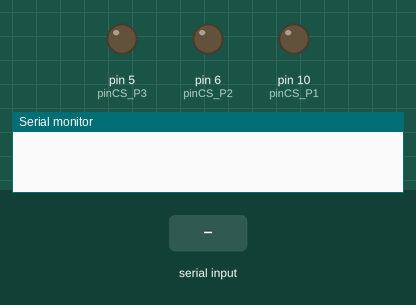
Bench run of a sketch on a simulated Arduino Nano, built with avr-gcc and run on an emulated ATmega328P. Shown: output pins drawn as LEDs (lit = HIGH), the last lines printed to the serial monitor. The test bench sets the inputs (shaded band).

Above: at 0.0 s.
At 1.4 s:
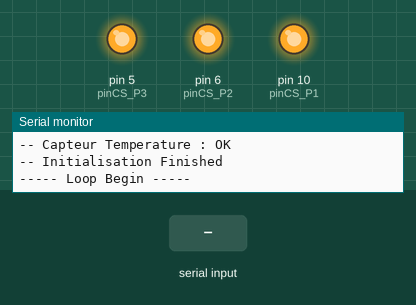
1.5 s: "m" received over the second serial link
4.7 s: "e" received over the second serial link
6.8 s: "A" received over the second serial link
Timing chart, 0 to 9.8 s (numbered marks = the images above; inputs shaded):
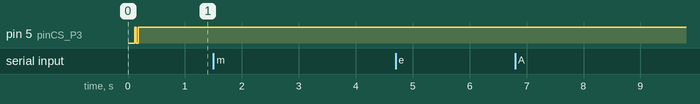

The sketch:

Nano-capteur_Arduino_v6.ino
```cpp
/*
==============================================
============ Projet Nano-Capteur =============
==============================================
Authors: Yoann LAI KOUN SING, Artur NERSISYAN, Lucas BOURDARIE
Last update: 09/01/2026

Commentaire :
  Ce programme mesure deux tensions : une au niveau du capteur de gaz et une au niveau du capteur de température.
  Il convertit ces tensions en valeur de résistance pour le capteur de gaz, et de températue pour le capteur de température.
  Il transmet via bluetooth ces informations à une application codée sur MIT App Inventor
  Il reçoit via bluetooth des consignes pour ajuster son gain.
*/


//====================================================
//==================== Libraries =====================
//====================================================

#include <SPI.h>             // Library for SPI to control Digital Potentiometer
#include <SoftwareSerial.h>  // Library for HC-05 bluetooth module
#include <stdlib.h>
#include <time.h>
#include <string.h>
#include <stddef.h>


//====================================================
//==================== Declaration ===================
//====================================================

// _____ Capteur _____
#define pinCapteur A0
int Rin_Capteur = 0;                //Résistance nominale du capteur caractérisé en sortie d'usine.
float Resistance_CapteurGaz = 0.0;  //Mesure de la résistance du capteur.

// _____ Temperature _____
#define pinTemp A1
float Temperature = 0.0;  // [K]
const int R5 = 220;       // [ohm]   --CONSTANTE À INITIALISER--
int Rtemp = 0.0;          // Résistance du capteur de température.  --Calculé--
const float Vcc_Temp = 5.0;
const float rho_300K = 27 * (0.00000001);                          // résistivité nominale à 300K.
const float R_300K = 100.0;                                              // ohm résistance nominale à 300K.  --CONSTANTE À INITIALISER--
const float alpha_T = (600.0 - 200.0) / ((62.0 - 15.0) * (0.00000001));  // [K.ohm-1.m-1] Calcul de la pente pour conversion rho->T entre 200K et 600K.
const float beta_T = 500.0 - (alpha_T * 50.0 * (0.00000001));            // [K] Calcul de l'ordonnée à l'origine pour conversion rho->T entre 200K et 600K.

// _____ Digital Potentiometer _____
#define pinPot_SCK 13
#define pinPot_SDI 11
const byte pinCS_P1 = 10;  // | pin de commande des potentiomètres digitaux P1, P2, P3.
const byte pinCS_P2 = 6;   // |
const byte pinCS_P3 = 5;   // |
const byte Tab_pinCS[3] = { pinCS_P1, pinCS_P2, pinCS_P3 };

const byte address_P1 = 0x11;  // | Adresse numérique par défaut du potentiomètre.
const byte address_P2 = 0x11;  // |
const byte address_P3 = 0x11;  // |

const float rAB_P1 = 48600.0;  // [K] Résistance maximale du potentimètre digital P1.
const float rAB_P2 = 46200.0;  // [K] Résistance maximale du potentimètre digital P2.
const float rAB_P3 = 47000.0;  // [K] Résistance maximale du potentimètre digital P3.

const float rWiper_P1 = 124.0;  // [K] Résistance de offset du potentimètre digital P1.
const float rWiper_P2 = 309.0;  // [K] Résistance de offset du potentimètre digital P2.
const float rWiper_P3 = 125.0;  // [K] Résistance de offset du potentimètre digital P3.

const int maxPositions = 255;

const byte addressShutdown_P1 = 0x21;
const byte addressShutdown_P2 = 0x21;
const byte addressShutdown_P3 = 0x21;

volatile float R_P1 = 0.0;  // [K] Résisitance effective du potentiomètre P1.  --Calculée--
volatile float R_P2 = 0.0;  // [K] Résisitance effective du potentiomètre P2.  --Calculée--
volatile float R_P3 = 0.0;  // [K] Résisitance effective du potentiomètre P3.  --Calculée--

// _____ Bluetooth _____
#define pinBT_TXD 3
#define pinBT_RXD 2
SoftwareSerial MyBT(pinBT_RXD, pinBT_TXD);
volatile float DataToSend = 0.0;
String DataReceived = "";  //Taille implicite de 32 octets suffisant pour recevoir le message bluetooth.

// _____ Other Parameters _____
#define baudrate 9600
const int DeltaTime = 200;
const int Res1 = 10000;  // [ohm] Résistance Res1 du circuit.
const int Res4 = 1000;   // [ohm] Résistance Res2 du circuit.
float Vcc = 20;
unsigned long currentTime;
unsigned long previousTime = 0;
#define TRUE 1
#define FALSE 0
struct Tab_Pot {
  float gain;
  int pos1;
  int pos2;
  int pos3;
};
struct Tab_Pot Pot_Mode_Init = { 1.0, 61, 231, 194 };
struct Tab_Pot Pot_Mode_A = { 29.999, 157, 0, 103 };   //  Gain: 30 -- À DEFINIR --
struct Tab_Pot Pot_Mode_B = { 59.999, 75, 0, 168 };    //  Gain: 60 -- À DEFINIR --
struct Tab_Pot Pot_Mode_C = { 89.999, 229, 0, 183 };   //  Gain: 90 -- À DEFINIR --
struct Tab_Pot Pot_Mode_D = { 119.999, 204, 0, 248 };  //  Gain: 120 -- À DEFINIR --
struct Tab_Pot Pot_Mode_E = { 127.367, 255, 0, 255 };  //  Gain: 127.367 MAX -- À DEFINIR --

bool TakeAndSendMeasure = FALSE;


//====================================================
//====================== Setup =======================
//====================================================
void setup() {
  Serial.begin(baudrate);
  Serial.println("===========================================================");
  Serial.println("----- Programme Nano-Capteur -----");
  // _____ Bluetooth _____
  MyBT.begin(9600);
  InitBluetooth();
  // _____ Digital Potentiometer _____
  Set_DigitalPotentiometer(address_P1, pinCS_P1, 0, rAB_P1, rWiper_P1);  // Initialisation R_P1
  Set_DigitalPotentiometer(address_P2, pinCS_P2, 0, rAB_P2, rWiper_P2);  // Initialisation R_P2
  Set_DigitalPotentiometer(address_P3, pinCS_P3, 0, rAB_P3, rWiper_P3);  // Initialisation R_P3
  Set_Potards(Pot_Mode_Init.pos1, Pot_Mode_Init.pos2, Pot_Mode_Init.pos3);
  // _____ Capteur _____
  Init_Capteur();
  // _____ Température _____
  Init_temperature();
  //
  Serial.println("-- Initialisation Finished");
  Serial.println("----- Loop Begin -----");

  // Serial.print("Gain: ");
  // Serial.println(Compute_Actual_Gain());

  // Serial.print("R_P1: ");
  // Serial.println(R_P1);
  // Serial.print("R_P2: ");
  // Serial.println(R_P2);
  // Serial.print("R_P3: ");
  // Serial.println(R_P3);
}


//====================================================
//==================== Main Loop =====================
//====================================================
void loop() {
  //delay(1000);

  if (TakeAndSendMeasure != FALSE) {
    // Lecture Capteur de Gaz.
    Resistance_CapteurGaz = Read_Capteur();
    // Lecture de la température.
    Temperature = Read_Temperature();
    // Affichage
    Serial.print("Résistance du Capteur: ");
    Serial.print(Resistance_CapteurGaz);
    Serial.print(" ; ");
    Serial.print("Température: ");
    Serial.println(Temperature);
    // Envoi BT
    BT_Sending(Compute_Actual_Gain(), Resistance_CapteurGaz, Temperature);
  }

  //Réception BT
  BT_Received_Message();
  delay(1000);
}


//====================================================
//==================== Functions =====================
//====================================================


//=========================== Capteur ===========================
void Init_Capteur() {
  pinMode(pinCapteur, INPUT);
  Serial.println("-- Capteur Resistance :  OK");
}

// Read_Capteur(): Mesure la tension de sortie de l'AOP, convertit, et renvoie la résistance.
float Read_Capteur() {
  float Resultat = 0.0;
  // float Gain = 0.0 ;
  // float VE = 0.0 ;
  // float VS = digitalRead(pinCapteur);
  // Gain = (1+ R_P3/R_P2) * ( R_P1 / (Res1 + R_P1) ) ;        // À VERIFIER
  // VE = VS / Gain ;
  // Resultat = (VE)*( Res1 / (Vcc-VE) ) ;                   // [ohm]
  float VS = analogRead(pinCapteur) * 5.0 / 1024.0;
  if ( (R_P2 > 0) && (VS != 0) ) {
    Resultat = ((1 + (R_P3 / R_P2)) * (Res1 * Vcc) / VS) - R_P1 - Res1;  //[ohm]
  } else {
    Resultat = 0;
  }
  Resultat = roundf(Resultat);  // [ohm]
  return Resultat;
}

//========================= Temperature =========================
void Init_temperature() {
  pinMode(pinTemp, INPUT);
  Serial.println("-- Capteur Temperature : OK");
}

// Read_Temperature(): Calcul de la température avec l'abbaque.           // À VOIR
float Read_Temperature() {
  float Tension_Temp = analogRead(pinTemp)*Vcc_Temp / 1024.0;
  // Résistance du capteur de température (serpentin d'Al) déduite d'un pont diviseur de tension.
  Rtemp = (Tension_Temp * R5) / (Vcc_Temp - Tension_Temp);
  // Résistivité du serpentin d'Al déduite à T° actuelle.
  float rho_T = Rtemp * rho_300K / R_300K;
  // Déduction de la T° actuelle avec linéarisation de la courbe résistivité-température de l'abaque.
  Temperature = (alpha_T * rho_T) + beta_T-273.15;  // [°C]
  Temperature = roundf(Temperature);         // [°C]
  return Temperature;
}

//==================== Digital Potentiometer ====================
// Set_DigitalPotentiometer : Initialise le potentiomètre digital donné.
/* Arguments :  - addr: addresse | - pinCS: pin de contrôle | - pos: position A-X |
                  - rAB: résistance entre A-B | - rWiper: résistance offset | - R_pot: résistance Pn.
  */
void Set_DigitalPotentiometer(int addr, byte pinCS, int pos, float rAB, float rWiper) {
  pinMode(pinCS, OUTPUT);
  digitalWrite(pinCS, HIGH);
  SPI.begin();
  setPotWiper(addr, pinCS, pos, rAB, rWiper);
  Serial.print("-- Potentiometer P");
  Serial.print(Detect_Potentiometer(pinCS));
  Serial.println(":  OK");
}
// setPotWiper : paramètre la résistance du potentiomètre désigné par pinCS.
/* Arguments :  - addr: addresse | - pinCS: pin de contrôle | - pos: position A-X |
                  - rAB: résistance entre A-B | - rWiper: résistance offset | - R_pot: résistance Pn.
  */
void setPotWiper(int addr, byte pinCS, int pos, float rAB, float rWiper) {
  pos = constrain(pos, 0, 255);  // limit wiper setting to range of 0 to 255
  digitalWrite(pinCS, LOW);      // select chip
  SPI.transfer(addr);            // configure target pot with wiper position
  SPI.transfer(pos);
  digitalWrite(pinCS, HIGH);  // de-select chip

  // print pot resistance between wiper and B terminal
  float R_pot = ((rAB * pos) / maxPositions) + rWiper;
  // Actualisation de la valeur de résistance du potentiomètre P... .
  Changing_Resistance_Pot(Detect_Potentiometer(pinCS), R_pot);
}

// Detect_Potentiometer : Renvoie le numéro associé au potentiomètre 1, 2 ou 3 selon pinCS.
// For setPotWiper only
int Detect_Potentiometer(byte pinCS) {
  int Resultat_Pot = 0;
  for (int i = 0; i < sizeof(Tab_pinCS); i++) {
    if (pinCS == Tab_pinCS[i]) {
      Resultat_Pot = i;
    }
  }
  return Resultat_Pot + 1;
}

// Changing_Resistance_Pot : Change la résistance du potentiomètre donné.
// For setPotWiper only
void Changing_Resistance_Pot(int Pot, float Resistance) {
  switch (Pot) {
    case 1:
      R_P1 = Resistance;
      break;
    case 2:
      R_P2 = Resistance;
      break;
    case 3:
      R_P3 = Resistance;
      break;
    default:
      break;
  }
}


// Set_Potards : positionne les potards 1, 2, 3 respectivement aux positions pos1, pos2, pos3.
// Arguments :  - pos1: position du potentiomètre 1 | - pos2: position du potentiomètre 2 | - pos3: position du potentiomètre 3.
void Set_Potards(int pos1, int pos2, int pos3) {
  setPotWiper(address_P1, pinCS_P1, pos1, rAB_P1, rWiper_P1);
  setPotWiper(address_P2, pinCS_P2, pos2, rAB_P2, rWiper_P2);
  setPotWiper(address_P3, pinCS_P3, pos3, rAB_P3, rWiper_P3);
}


// Research_Gain : Recherche des positions pos1, pos2, pos3, pour avoir un gain le plus proche de la consigne.
// Arguments: Gain_voulu: consigne de gain.
struct Tab_Pot Research_Gain(int Gain_voulu) {
  Gain_voulu = constrain(Gain_voulu, 0, 501);
  struct Tab_Pot Resultat_Gain = { 0.0, 0, 0, 0 };  // {Gain, pos1, pos2, pos3}
  float Resistance1 = 0.0;
  float Resistance2 = 0.0;
  float Resistance3 = 0.0;
  float Gain_calcule = 0.0;
  float Resultat = 0.0;

  for (int i = 1; i < 255; i += 10) {  // position du potard 1
    Resistance1 = ((rAB_P1 * i) / maxPositions) + rWiper_P1;
    for (int j = 1; j < 255; j += 10) {  // position du potard 2
      Resistance2 = ((rAB_P2 * j) / maxPositions) + rWiper_P2;
      for (int k = 1; k < 255; k += 10) {  // position du potard 3
        Resistance3 = ((rAB_P3 * k) / maxPositions) + rWiper_P3;
        Gain_calcule = (1 + Resistance3 / Resistance2) * (Resistance1 / (Res1 + Resistance1));

        if (abs(Gain_voulu - Gain_calcule) < abs(Gain_voulu - Resultat_Gain.gain)) {
          Resultat_Gain.gain = Gain_calcule;
          Resultat_Gain.pos1 = i;
          Resultat_Gain.pos2 = j;
          Resultat_Gain.pos3 = k;
        } else {
          NULL;
        }
      }
    }
  }
  return Resultat_Gain;
}

// Compute_Actual_Gain calcul le gain actuel.
float Compute_Actual_Gain() {
  float Gain = 0.0;
  // Calcul du Gain suivant la formule associée au circuit électronique.
  if (R_P2 > 0){
    Gain = (1 + (R_P3 / R_P2)) * (R_P1 / (Res1 + R_P1));  // Gain total de Res1 à Res4.
    // Gain = (1+ (R_P3/R_P2)) ;                                    // Gain de l'AOP uniquement: de R_P1 à Res4.
  }
  else {
    Gain = 0.0 ;
  }
  Gain = roundf(Gain);
  return Gain;
}


//==================== Function for Bluetooth ====================
// Initialise the Bluetooth
void InitBluetooth() {
  pinMode(pinBT_RXD, INPUT);
  pinMode(pinBT_TXD, OUTPUT);
  MyBT.begin(baudrate);
  Serial.println("-- Bluetooth :        OK");
}

//Function for decoding received message
/*
  Structure du message reçu (en octet):
  Mode du Gain + Valeur du Gain
  |     1      |       3       |
  1      -> Mode du Gain (M, A, B, C): -M: Manuel ; -A: Gain A ; -B: Gain B ; -C: Gain C.
  2 à 4  -> Gain de 1 à 500.
  */
  // Vraie lecture du message reçu par bluetooth
void BT_Received_Message(){
  char Message[32]={0};
  if (MyBT.available() > 0){
    int i=0;
    while (MyBT.available() > 0 && i < sizeof(Message)) {
        Message[i++] = MyBT.read();
        delay(4);
    }
    Serial.print("ReceivedMessage: ");
    Serial.println(Message);
  }

  char sendMesure = Message[0] ;
  char Mode = Message[1] ;
  // int Valeur_Gain_a = atoi(*Message[1]);
  // int Valeur_Gain_b = atoi(*Message[2]);
  // int Valeur_Gain_c = atoi(*Message[3]);
  // int Valeur_Gain = Valeur_Gain_c*100 + Valeur_Gain_b*10 + Valeur_Gain_a ;

  // Flag pour l'envoi ou non de mesures
  switch (sendMesure){
    case 'm':           // Envoi de mesures
      TakeAndSendMeasure = TRUE ;
      break;
    case 'e':           // Pas d'envoi de mesures
      TakeAndSendMeasure = FALSE ;

      switch (Mode){
        // case 'M':
        //   struct Tab_Pot Tab_Gain = Research_Gain(Valeur_Gain) ;
        //   Set_Potards(Tab_Gain.pos1, Tab_Gain.pos2, Tab_Gain.pos3);
        //   break;
        case 'A':       // Mode A est appliqué, voir Pot_Mode_A
          Set_Potards(Pot_Mode_A.pos1, Pot_Mode_A.pos2, Pot_Mode_A.pos3);
          break;
        case 'B':       // Mode B est appliqué, voir Pot_Mode_B
          Set_Potards(Pot_Mode_B.pos1, Pot_Mode_B.pos2, Pot_Mode_B.pos3);
          break;
        case 'C':       // Mode C est appliqué, voir Pot_Mode_C
          Set_Potards(Pot_Mode_C.pos1, Pot_Mode_C.pos2, Pot_Mode_C.pos3);
          break;
        case 'D':       // Mode D est appliqué, voir Pot_Mode_D
          Set_Potards(Pot_Mode_D.pos1, Pot_Mode_D.pos2, Pot_Mode_D.pos3);
          break;
        case 'E':       // Mode E est appliqué, voir Pot_Mode_E
          Set_Potards(Pot_Mode_E.pos1, Pot_Mode_E.pos2, Pot_Mode_E.pos3);
          break;
        default:
          break;
      }
      break;

    default:
      TakeAndSendMeasure = FALSE ;
      break;
  }

}


//Function for encoding send message
/*
  Structure du message envoyé (en octet): 35 octets
  Valeur du gain + ; + Valeur résistance + ; + Valeur température + ;
  | 1 |     3    | 1 |        10         | 1 |       3            | 1 |
  */
void BT_Sending(float Valeur_Gain, float Valeur_Res, float Valeur_Temp) {
  String Message;
  String Valeur_Gain_char = String(Valeur_Gain);
  String Valeur_Res_char = String(Valeur_Res);
  String Valeur_Temp_char = String(Valeur_Temp);
  int Longueur = sizeof(Valeur_Gain_char) + sizeof(Valeur_Res_char) + sizeof(Valeur_Temp_char) + 4 + 3;
  // Serial.println(Longueur);

  Message = Valeur_Gain_char + ";" + Valeur_Res_char + ";" + Valeur_Temp_char + ";";
  char MessageToSend[Longueur];
  for (int i = 0; i < Longueur; i++) {
    MessageToSend[i] = Message[i];
  }

  MyBT.write(MessageToSend);
  Serial.print("MessageToSend: ");
  Serial.println(MessageToSend);
}
```
